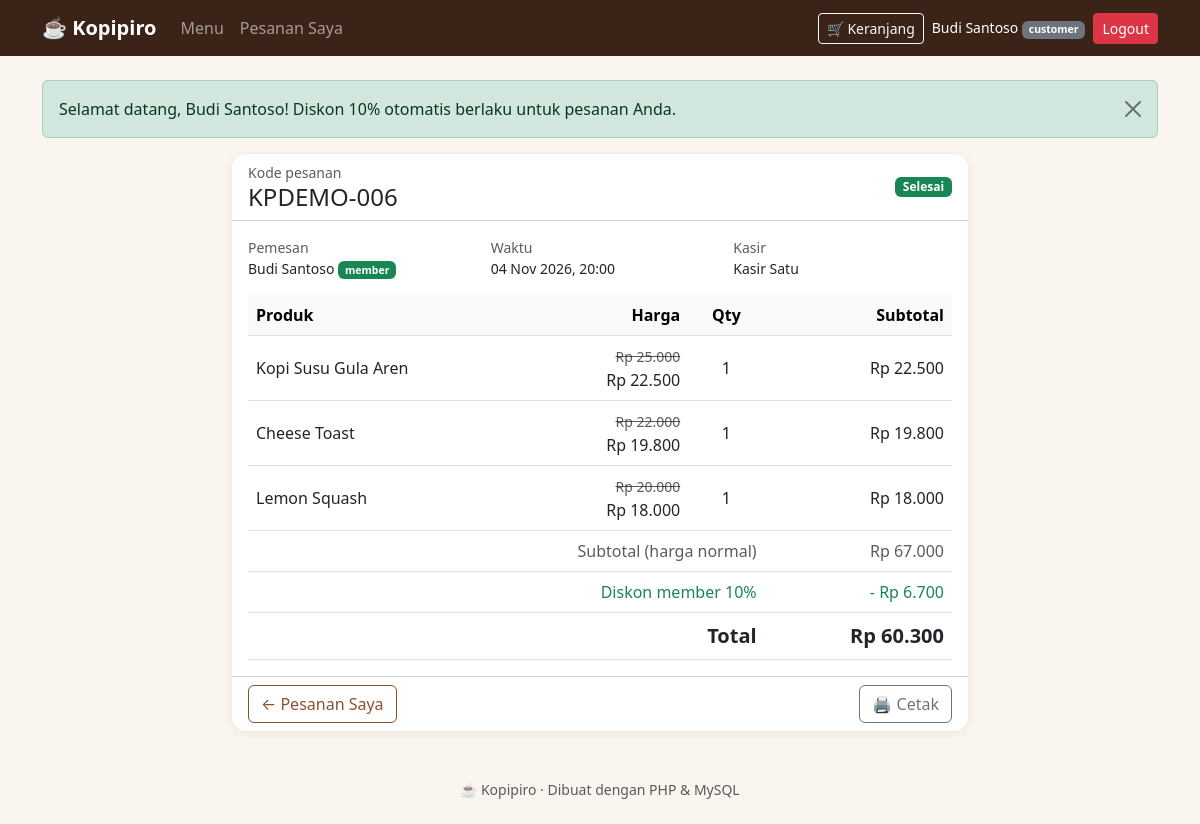
Screenshot of /receipt.php?id=6 (signed in) with the database file from the repository.
### tables this page shows
CREATE TABLE `orders` (
  `id` int(10) unsigned NOT NULL AUTO_INCREMENT,
  `order_code` varchar(20) NOT NULL,
  `user_id` int(10) unsigned DEFAULT NULL,
  `customer_name` varchar(100) NOT NULL,
  `notes` varchar(255) DEFAULT NULL,
  `cashier_id` int(10) unsigned DEFAULT NULL,
  `subtotal` int(10) unsigned NOT NULL,
  `discount_percent` tinyint(3) unsigned NOT NULL DEFAULT 0,
  `discount_amount` int(10) unsigned NOT NULL DEFAULT 0,
  `total` int(10) unsigned NOT NULL,
  `status` enum('pending','processing','completed','cancelled') NOT NULL DEFAULT 'pending',
  `created_at` timestamp NOT NULL DEFAULT CURRENT_TIMESTAMP,
  PRIMARY KEY (`id`),
  UNIQUE KEY `uq_orders_code` (`order_code`),
  KEY `idx_orders_user` (`user_id`),
  KEY `idx_orders_cashier_status` (`cashier_id`,`status`),
  KEY `idx_orders_created` (`created_at`),
  CONSTRAINT `fk_orders_user` FOREIGN KEY (`user_id`) REFERENCES `users` (`id`) ON DELETE SET NULL,
  CONSTRAINT `fk_orders_cashier` FOREIGN KEY (`cashier_id`) REFERENCES `users` (`id`) ON DELETE SET NULL
);

CREATE TABLE `users` (
  `id` int(10) unsigned NOT NULL AUTO_INCREMENT,
  `name` varchar(100) NOT NULL,
  `username` varchar(50) NOT NULL,
  `password` varchar(255) NOT NULL,
  `role` enum('owner','cashier','customer') NOT NULL DEFAULT 'customer',
  `created_at` timestamp NOT NULL DEFAULT CURRENT_TIMESTAMP,
  PRIMARY KEY (`id`),
  UNIQUE KEY `uq_users_username` (`username`)
);

CREATE TABLE `order_items` (
  `id` int(10) unsigned NOT NULL AUTO_INCREMENT,
  `order_id` int(10) unsigned NOT NULL,
  `product_id` int(10) unsigned DEFAULT NULL,
  `product_name` varchar(100) NOT NULL,
  `price` int(10) unsigned NOT NULL COMMENT 'Harga normal saat dipesan',
  `qty` smallint(5) unsigned NOT NULL,
  PRIMARY KEY (`id`),
  KEY `idx_items_order` (`order_id`),
  KEY `idx_items_product` (`product_id`),
  CONSTRAINT `fk_items_order` FOREIGN KEY (`order_id`) REFERENCES `orders` (`id`) ON DELETE CASCADE,
  CONSTRAINT `fk_items_product` FOREIGN KEY (`product_id`) REFERENCES `products` (`id`) ON DELETE SET NULL
);

### auth.php (called while the page is built, shortened)
<?php
function current_role(): ?string
{
    return $_SESSION['role'] ?? null;
}
function is_customer(): bool
{
    return current_role() === 'customer';
}
?>

### functions.php (the view, shortened to what this page needs)
<?php
function e($v): string
{
    return htmlspecialchars((string) $v, ENT_QUOTES, 'UTF-8');
}
function rupiah($n): string
{
    return 'Rp ' . number_format((int) $n, 0, ',', '.');
}
function url(string $path = ''): string
{
    return BASE_URL . '/' . ltrim($path, '/');
}
function flash_render(): string
{
    $out = '';
    foreach (($_SESSION['flash'] ?? []) as $f) {
        $out .= '<div class="alert alert-' . e($f['type']) . ' alert-dismissible fade show" role="alert">'
            . e($f['msg'])
            . '<button type="button" class="btn-close" data-bs-dismiss="alert" aria-label="Tutup"></button></div>';
    }
    return $out;
}
function db_run(mysqli $conn, string $sql, string $types = '', array $params = []): mysqli_stmt
{
    $stmt = $conn->prepare($sql);
    if ($types !== '') {
        $stmt->bind_param($types, ...$params);
    }
    $stmt->execute();
    return $stmt;
}
function db_all(mysqli $conn, string $sql, string $types = '', array $params = []): array
{
    $stmt = db_run($conn, $sql, $types, $params);
    $res = $stmt->get_result();
    $rows = $res ? $res->fetch_all(MYSQLI_ASSOC) : [];
    return $rows;
}
function db_one(mysqli $conn, string $sql, string $types = '', array $params = []): ?array
{
    return db_all($conn, $sql, $types, $params)[0] ?? null;
}
function price_after_discount(int $price, int $pct): int
{
    return (int) round($price * (100 - $pct) / 100);
}
function status_label(string $s): string
{
    return ['pending' => 'Menunggu', 'processing' => 'Diproses', 'completed' => 'Selesai', 'cancelled' => 'Dibatalkan'][$s] ?? $s;
}
function status_badge(string $s): string
{
    $cls = ['pending' => 'bg-warning text-dark', 'processing' => 'bg-info text-dark', 'completed' => 'bg-success', 'cancelled' => 'bg-secondary'][$s] ?? 'bg-light text-dark';
    return '<span class="badge ' . $cls . '">' . e(status_label($s)) . '</span>';
}
function fetch_order_items(mysqli $conn, int $orderId): array
{
    return db_all($conn, "SELECT product_name, price, qty FROM order_items WHERE order_id = ? ORDER BY id", 'i', [$orderId]);
}
function order_items_table(array $order, array $items): string
{
    $pct = (int) $order['discount_percent'];
    ob_start(); ?>
    <div class="table-responsive">
        <table class="table align-middle mb-0">
            <thead class="table-light">
                <tr>
                    <th>Produk</th>
                    <th class="text-end">Harga</th>
                    <th class="text-center">Qty</th>
                    <th class="text-end">Subtotal</th>
                </tr>
            </thead>
            <tbody>
                <?php foreach ($items as $it):
                    $unit = price_after_discount((int) $it['price'], $pct); ?>
                    <tr>
                        <td><?= e($it['product_name']) ?></td>
                        <td class="text-end">
                            <?php if ($pct > 0): ?><del class="text-muted small"><?= rupiah($it['price']) ?></del><br><?php endif; ?>
                            <?= rupiah($unit) ?>
                        </td>
                        <td class="text-center"><?= (int) $it['qty'] ?></td>
                        <td class="text-end"><?= rupiah($unit * (int) $it['qty']) ?></td>
                    </tr>
                <?php endforeach; ?>
            </tbody>
            <tfoot>
                <?php if ($pct > 0): ?>
                    <tr>
                        <td colspan="3" class="text-end text-muted">Subtotal (harga normal)</td>
                        <td class="text-end text-muted"><?= rupiah($order['subtotal']) ?></td>
                    </tr>
                    <tr>
                        <td colspan="3" class="text-end text-success">Diskon member <?= $pct ?>%</td>
                        <td class="text-end text-success">- <?= rupiah($order['discount_amount']) ?></td>
                    </tr>
                <?php endif; ?>
                <tr class="fw-bold fs-5">
                    <td colspan="3" class="text-end">Total</td>
                    <td class="text-end"><?= rupiah($order['total']) ?></td>
                </tr>
            </tfoot>
        </table>
    </div>
    <?php
    return ob_get_clean();
}
?>

### receipt.php (shortened to what this page needs)
<?php
include 'init.php';
$id = (int) ($_GET['id'] ?? 0);
$order = db_one(
    $conn,
    "SELECT o.*, c.name AS cashier_name FROM orders o LEFT JOIN users c ON c.id = o.cashier_id WHERE o.id = ?",
    'i',
    [$id]
);
$items = fetch_order_items($conn, $id);
include 'header.php';
?>
<div class="row justify-content-center">
    <div class="col-lg-8">
        <div class="card kp-card">
            <div class="card-header bg-white d-flex justify-content-between align-items-center">
                <div>
                    <div class="small text-muted">Kode pesanan</div>
                    <h1 class="h4 mb-0"><?= e($order['order_code']) ?></h1>
                </div>
                <?= status_badge($order['status']) ?>
            </div>
            <div class="card-body">
                <div class="row small mb-3">
                    <div class="col-sm-4"><span class="text-muted">Pemesan</span><br><?= e($order['customer_name']) ?>
                        <?= $order['user_id'] ? '<span class="badge bg-success">member</span>' : '<span class="badge bg-light text-dark border">tamu</span>' ?></div>
                    <div class="col-sm-4"><span class="text-muted">Waktu</span><br><?= e(date('d M Y, H:i', strtotime($order['created_at']))) ?></div>
                    <div class="col-sm-4"><span class="text-muted">Kasir</span><br><?= e($order['cashier_name'] ?? '-') ?></div>
                </div>
                <?= order_items_table($order, $items) ?>
            </div>
            <div class="card-footer bg-white d-flex flex-wrap gap-2 justify-content-between">
                <a href="<?= e(url(is_customer() ? 'my_orders.php' : (is_logged_in() ? home_for_role() : 'index.php'))) ?>" class="btn btn-outline-kp">
                    <?= is_customer() ? '← Pesanan Saya' : '← Kembali' ?>
                </a>
                <button class="btn btn-outline-secondary" onclick="window.print()">🖨 Cetak</button>
            </div>
        </div>
    </div>
</div>
<?php include 'footer.php'; ?>

### assets/style.css (style rules this page uses)
:root { --kp-dark: #3b2417; --kp-brown: #8a5230; --kp-accent: #c8803c; --kp-cream: #faf5ee; }
body { background: var(--kp-cream); color: #2d2018; }
a { color: var(--kp-brown); }
.btn-outline-kp { border-color: var(--kp-brown); color: var(--kp-brown); }
.kp-card { border: 0; border-radius: .9rem; box-shadow: 0 2px 10px rgba(59, 36, 23, .08); overflow: hidden; transition: transform .15s; }

### rows the page displays
orders: order_code "KPDEMO-006", status "Selesai", customer_name "Budi Santoso", created_at "04 Nov 2026, 20:00", cashier.name "Kasir Satu", subtotal "Rp 67.000", discount_percent "10", discount_amount "Rp 6.700", total "Rp 60.300"
order_items: product_name "Kopi Susu Gula Aren", price "Rp 25.000", price.discount_percent "Rp 22.500", qty "1", rupiah($unit * (int) $it['qty']) "Rp 22.500"
order_items: product_name "Cheese Toast", price "Rp 22.000", price.discount_percent "Rp 19.800", qty "1", rupiah($unit * (int) $it['qty']) "Rp 19.800"
order_items: product_name "Lemon Squash", price "Rp 20.000", price.discount_percent "Rp 18.000", qty "1", rupiah($unit * (int) $it['qty']) "Rp 18.000"

### other values shown
$_SESSION['name'] "Budi Santoso"
current_role() "customer"
$f['msg'] "Selamat datang, Budi Santoso! Diskon 10% otomatis berlaku untuk pesanan Anda."
